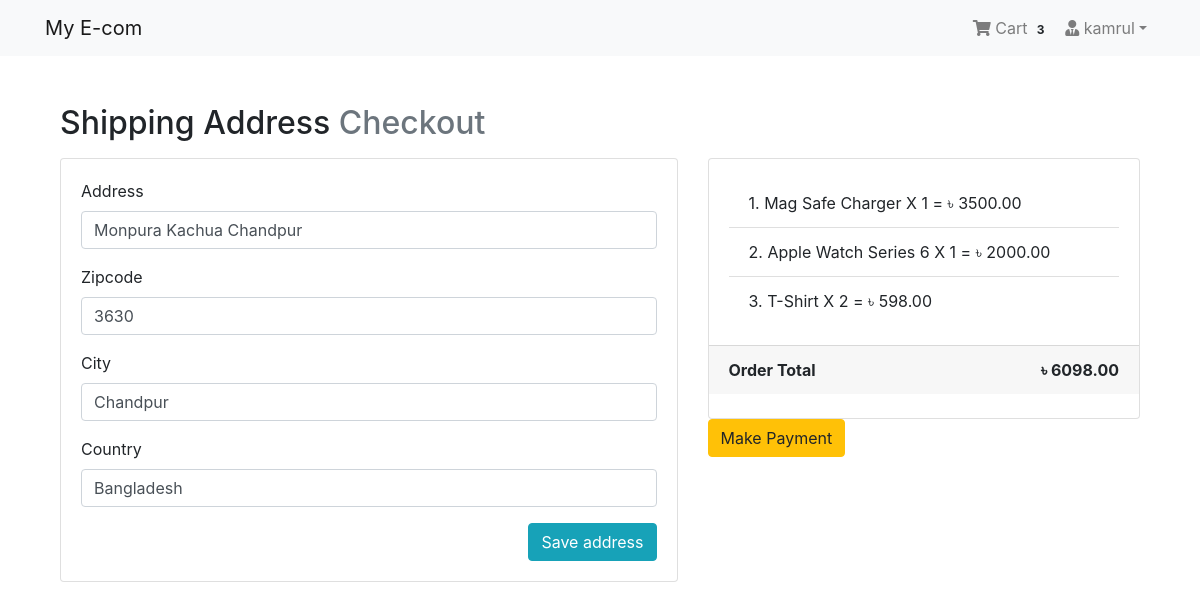
Screenshot of /payment/checkout/ (signed in) with the database file from the repository.
### App_Login/models.py (models this page shows, shortened)
class User(AbstractBaseUser, PermissionsMixin):
    email = models.EmailField(unique=True, null=False)
    is_staff = models.BooleanField(
        ugettext_lazy('staff status'),
        default=False,
        help_text = ugettext_lazy('Designates whether the user can log in this site')
    )
    is_active = models.BooleanField(
        ugettext_lazy('active'),
        default=True,
        help_text=ugettext_lazy('Designates whether this user should be treated as active. Unselect this instead of deleting accounts')
    )
    USERNAME_FIELD = 'email'
    objects = MyUserManager()

class Profile(models.Model):
    user = models.OneToOneField(User, on_delete=models.CASCADE, related_name='profile')
    username = models.CharField(max_length=264, blank=True)
    full_name = models.CharField(max_length=264, blank=True)
    address_1 = models.TextField(max_length=300, blank=True)
    city = models.CharField(max_length=40, blank=True)
    zipcode = models.CharField(max_length=10, blank=True)
    country = models.CharField(max_length=50, blank=True)
    phone = models.CharField(max_length=20, blank=True)
    date_joined = models.DateTimeField(auto_now_add=True)

### App_Order/models.py (models this page shows, shortened)
class Order(models.Model):
    orderitems = models.ManyToManyField(Cart)
    user = models.ForeignKey(settings.AUTH_USER_MODEL, on_delete=models.CASCADE)
    ordered = models.BooleanField(default=False)
    created = models.DateTimeField(auto_now_add=True)
    paymentId = models.CharField(max_length=264, blank=True, null=True)
    orderId = models.CharField(max_length=200, blank=True, null=True)
    delivered = models.BooleanField(default=False)
    def get_totals(self):
        total = 0
        for order_item in self.orderitems.all():
            total += float(order_item.get_total())
        return total

class Cart(models.Model):
    user = models.ForeignKey(settings.AUTH_USER_MODEL, on_delete=models.CASCADE, related_name="cart")
    item = models.ForeignKey(Product, on_delete=models.CASCADE)
    quantity = models.IntegerField(default=1)
    purchased = models.BooleanField(default=False)
    created = models.DateTimeField(auto_now_add=True)
    updated = models.DateTimeField(auto_now=True)
    def get_total(self):
        total = self.item.price * self.quantity
        float_total = format(total, '0.2f')
        return float_total

### App_Payment/models.py (models this page shows, shortened)
class BillingAddress(models.Model):
    user = models.ForeignKey(settings.AUTH_USER_MODEL, on_delete=models.CASCADE)
    address = models.CharField(max_length=264, blank=True)
    zipcode = models.CharField(max_length=20, blank=True)
    city = models.CharField(max_length=40, blank=True)
    country = models.CharField(max_length=20, blank=True)
    def is_fully_filled(self):
        field_names = [f.name for f in self._meta.get_fields()]
        for field_name in field_names:
            value = getattr(self, field_name)
            if value is None or value=='':
                return False
        return True
    class Meta:
        verbose_name_plural = "Billing Addresses"

### App_Shop/models.py (models this page shows, shortened)
class Product(models.Model):
    mainimage = models.ImageField(upload_to='Products')
    name = models.CharField(max_length=264)
    category = models.ForeignKey(Category, on_delete=models.CASCADE, related_name='category')
    preview_text = models.TextField(max_length=200, verbose_name='Preview Text')
    detail_text = models.TextField(max_length=1000, verbose_name='Description')
    price = models.FloatField()
    old_price = models.FloatField(default=0.00)
    created = models.DateTimeField(auto_now_add=True)
    class Meta:
        ordering = ['-created',]

### App_Payment/views.py (the view)
# urls.py: path('checkout/',views.checkout,name='checkout'),
@login_required
def checkout(request):
    saved_address = BillingAddress.objects.get_or_create(user=request.user)
    saved_address = saved_address[0]
    form = BillingForm(instance=saved_address)
    if request.method == 'POST':
        form = BillingForm(request.POST,instance=saved_address)
        if form.is_valid():
            form.save()
            form = BillingForm(instance=saved_address)
            messages.success(request,f"Shipping Address Saved")
    order_qs = Order.objects.filter(user=request.user,ordered=False)
    order_items = order_qs[0].orderitems.all()
    order_total = order_qs[0].get_totals()
    return render(request,'App_Payment/checkout.html',context={'form':form,'order_items':order_items,'order_total':order_total,'saved_address':saved_address})

### App_Payment/forms.py
class BillingForm(forms.ModelForm):
    class Meta:
        model = BillingAddress
        fields = ['address','zipcode','city','country']

### App_Order/templatetags/cart_tag.py (called while the page is built)
@register.filter
def cart_total(user):
    order = Order.objects.filter(user = user,ordered=False)
    if order.exists():
        return order[0].orderitems.count()
    else:
        return 0

### templates/App_Payment/checkout.html (shortened to what this page needs)
{% extends 'base.html' %}
{% load crispy_forms_tags %}
{% block body_block %}
<div class="container mt-5">
    <h2 class="mb-3">
        Shipping Address <span class="text-muted">Checkout</span>
    </h2>
    <div class="row">
        <div class="col-md-7">
            <div class="card mb-5" style="height: auto;">
                <div class="card-body">
                    <form method="POST">
                         {{ form|crispy }}
                         <button type="submit" class="btn btn-info float-right">Save address</button>
                    </form>
                </div>
            </div>
        </div>
        <div class="col-md-5">
            <div class="card" style="height: auto;">
                <div class="card-body">
                    <ul class="list-group list-group-flush">
                        {% for order_item in order_items %}
                        <li class="list-group-item">{{forloop.counter}}. {{order_item.item.name}} X {{order_item.quantity}} = &#2547; {{order_item.get_total}}</li>
                        {% endfor %}
                    </ul>
                </div>
                <div class="card-footer">
                    <span class="float-left"><b>Order Total</b></span>
                    <span class="float-right"><b>&#2547; {{ order_total | floatformat:2 }}</b></span>
                </div>
                <br>
            </div>
            {% if saved_address.is_fully_filled %}
            <a href="{% url 'App_Payment:payment' %}" class="btn btn-warning btn-md">Make Payment</a>
            <br><br>
                <br> <br>
            {% else %}
            <div class="alert alert-info">
                <p>Please fill up all the information to make payment</p>
            </div>
            <br>
            {% endif %}
        </div>
    </div>
</div>
{% endblock %}

### templates/navbar.html (shortened to what this page needs)
{% load cart_tag %}
<nav class="navbar navbar-expand-lg navbar-light bg-light">
    <div class="container">
        <a href="{% url 'App_Shop:home' %}" class="navbar-brand">My E-com</a>
        <div class="collapse navbar-collapse" id="navbarNav">
            <ul class="navbar-nav ml-auto">
                {% if request.user.is_authenticated %}
                <li class="nav-item">
                    <a href="{% url 'App_Order:cart' %}" class="nav-link">
                        <i class="fa fa-shopping-cart"></i> Cart
                        <span class="badge badge-light">{{request.user |cart_total }}</span>
                    </a>
                </li>
                <li class="nav-item dropdown">
                    <a class="nav-link dropdown-toggle" href="#" id="navbarDropdown" role="button" data-toggle="dropdown" aria-haspopup="true" aria-expanded="false"><i class="fas fa-user-tie"></i> {{request.user.profile.username}}</a>
                  </li>
                  {% endif %}
            </ul>
        </div>
    </div>
</nav>

### templates/base.html (style rules this page uses)
.card { height: 350px; }

### rows the page displays
User: user|cart_total "3", user.profile.username "kamrul"
BillingAddress: address "Monpura Kachua Chandpur", zipcode "3630", city "Chandpur", country "Bangladesh"
Cart: item.name "Mag Safe Charger", quantity "1", get_total "3500.00"
Cart: item.name "Apple Watch Series 6", quantity "1", get_total "2000.00"
Cart: item.name "T-Shirt", quantity "2", get_total "598.00"

### other values shown
{{ order_total | floatformat:2 }} "6098.00"
